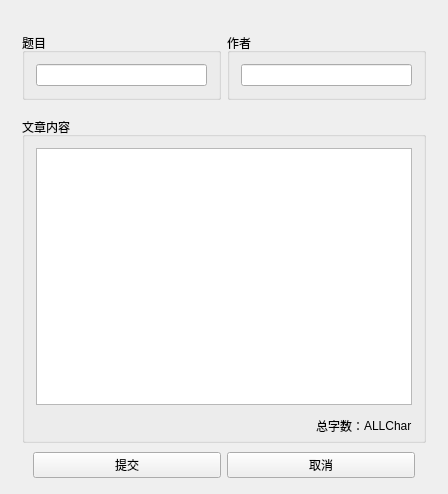
<?xml version="1.0" encoding="UTF-8"?>
<ui version="4.0">
 <class>uploadArticleClass</class>
 <widget class="QWidget" name="uploadArticleClass">
  <property name="windowModality">
   <enum>Qt::WindowModality::ApplicationModal</enum>
  </property>
  <property name="geometry">
   <rect>
    <x>0</x>
    <y>0</y>
    <width>448</width>
    <height>494</height>
   </rect>
  </property>
  <property name="windowTitle">
   <string>uploadArticle</string>
  </property>
  <layout class="QVBoxLayout" name="verticalLayout_3">
   <item>
    <widget class="QWidget" name="uploadArticleWidget" native="true">
     <layout class="QVBoxLayout" name="verticalLayout_2">
      <property name="bottomMargin">
       <number>5</number>
      </property>
      <item>
       <widget class="QWidget" name="widget_2" native="true">
        <layout class="QHBoxLayout" name="horizontalLayout_4">
         <property name="leftMargin">
          <number>0</number>
         </property>
         <property name="rightMargin">
          <number>0</number>
         </property>
         <item>
          <widget class="QGroupBox" name="groupBox_2">
           <property name="title">
            <string>题目</string>
           </property>
           <layout class="QHBoxLayout" name="horizontalLayout_2">
            <item>
             <widget class="QLineEdit" name="titleLineEdit"/>
            </item>
           </layout>
          </widget>
         </item>
         <item>
          <widget class="QGroupBox" name="groupBox_3">
           <property name="title">
            <string>作者</string>
           </property>
           <layout class="QHBoxLayout" name="horizontalLayout_3">
            <item>
             <widget class="QLineEdit" name="authorLineEdit"/>
            </item>
           </layout>
          </widget>
         </item>
        </layout>
       </widget>
      </item>
      <item>
       <widget class="QGroupBox" name="groupBox">
        <property name="title">
         <string>文章内容</string>
        </property>
        <layout class="QVBoxLayout" name="verticalLayout" stretch="9,1">
         <property name="bottomMargin">
          <number>0</number>
         </property>
         <item>
          <widget class="QTextEdit" name="ArticleTextEdit"/>
         </item>
         <item>
          <widget class="QWidget" name="widget_3" native="true">
           <layout class="QHBoxLayout" name="horizontalLayout_5">
            <property name="spacing">
             <number>0</number>
            </property>
            <property name="leftMargin">
             <number>0</number>
            </property>
            <property name="topMargin">
             <number>0</number>
            </property>
            <property name="rightMargin">
             <number>0</number>
            </property>
            <property name="bottomMargin">
             <number>0</number>
            </property>
            <item>
             <spacer name="horizontalSpacer">
              <property name="orientation">
               <enum>Qt::Orientation::Horizontal</enum>
              </property>
              <property name="sizeHint" stdset="0">
               <size>
                <width>40</width>
                <height>20</height>
               </size>
              </property>
             </spacer>
            </item>
            <item>
             <widget class="QLabel" name="label">
              <property name="text">
               <string>总字数：</string>
              </property>
             </widget>
            </item>
            <item>
             <widget class="QLabel" name="ALLChar">
              <property name="text">
               <string>ALLChar</string>
              </property>
             </widget>
            </item>
           </layout>
          </widget>
         </item>
        </layout>
       </widget>
      </item>
      <item>
       <widget class="QWidget" name="widget" native="true">
        <layout class="QHBoxLayout" name="horizontalLayout">
         <property name="topMargin">
          <number>3</number>
         </property>
         <property name="bottomMargin">
          <number>0</number>
         </property>
         <item>
          <widget class="QPushButton" name="SubmitBtn">
           <property name="text">
            <string>提交</string>
           </property>
          </widget>
         </item>
         <item>
          <widget class="QPushButton" name="CancelBtn">
           <property name="text">
            <string>取消</string>
           </property>
          </widget>
         </item>
        </layout>
       </widget>
      </item>
     </layout>
    </widget>
   </item>
  </layout>
 </widget>
 <layoutdefault spacing="6" margin="11"/>
 <resources/>
 <connections/>
</ui>
